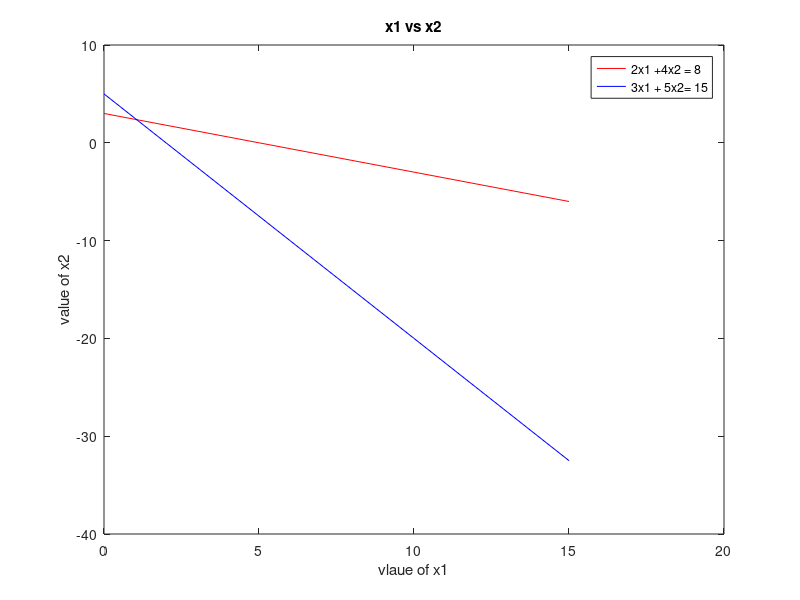

MATLAB code to generate this figure: (Note: this script raises an error after producing the figure.)
clc
clear all
format short
%Step 1 Input Parameter
A=[3 5;5 2];
B=[15;10];
C=[5;3];

%Step 2 Plot the Graph
x1=0:max(B);
x21=(B(1)-A(1,1)*x1)/A(1,2);
x22=(B(2)-A(2,1)*x1)/A(2,2);

plot(x1,x21,'r',x1,x22,'b');
xlabel('vlaue of x1');
ylabel('value of x2');
legend('2x1 +4x2 = 8','3x1 + 5x2= 15');
title('x1 vs x2');

x21=max(0,x21);
x22=max(0,x22);

% Step 3 Find corner points
cx1=find(x1==0);
c1=find(x21==0);
c2=find(x22==0);
line1=[x1(:,[c1 cx1]);x21(:,[c1 cx1])]';
line2=[x1(:,[c2 cx1]);x22(:,[c2 cx1])]';
cornerpts=unique([line1;line2],'rows');

% Step4 Find Intersection Points
sol=[0;0];
for i=1:size(A,1)
    A1=A(i,:);
    B1=B(i);
    for j=i+1:size(A,1)
        A2=A(j,:);
        B2=B(j);
        A3=[A1;A2];
        B3=[B1;B2];
        X=inv(A3)*B3;
        sol=[sol X];
    end 
end
solution=sol';
allpoints=[solution;cornerpts];
pts=unique(allpoints,'rows');

%Step 5 Write Constraints
X1=pts(:,1);
X2=pts(:,2);
const1=3*X1+5*X2-15;
h1=find(const1>0);
pts(h1,:)=[];

X1=pts(:,1);
X2=pts(:,2);
const2=5*X1+2*X2-10;
h2=find(const2>0);
pts(h2,:)=[];

%Step 6 Find Feasible Region
Pts = unique(pts, 'rows');

%Step 7 Compute Objective Function
for i=1:size(Pts,1)
    fx(i,:)=sum(Pts(i,:)*C);
end
ans=[Pts fx];

%Step 8 Find Optimal Soln
[value index]=max(fx);
opt=ans(index,:);
array2table(opt)